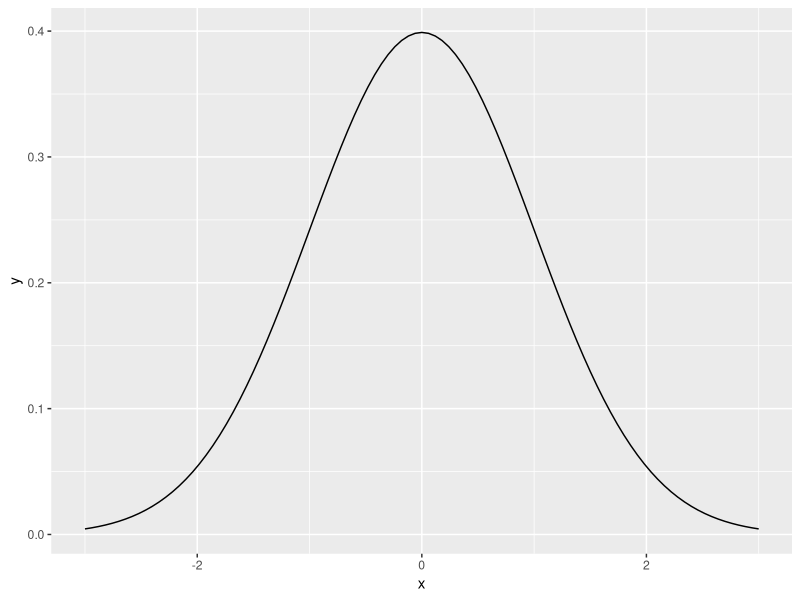
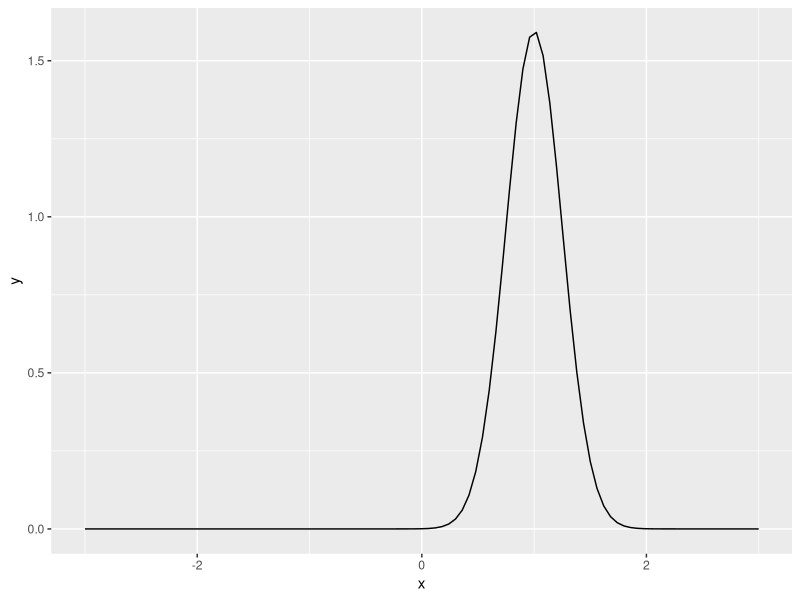
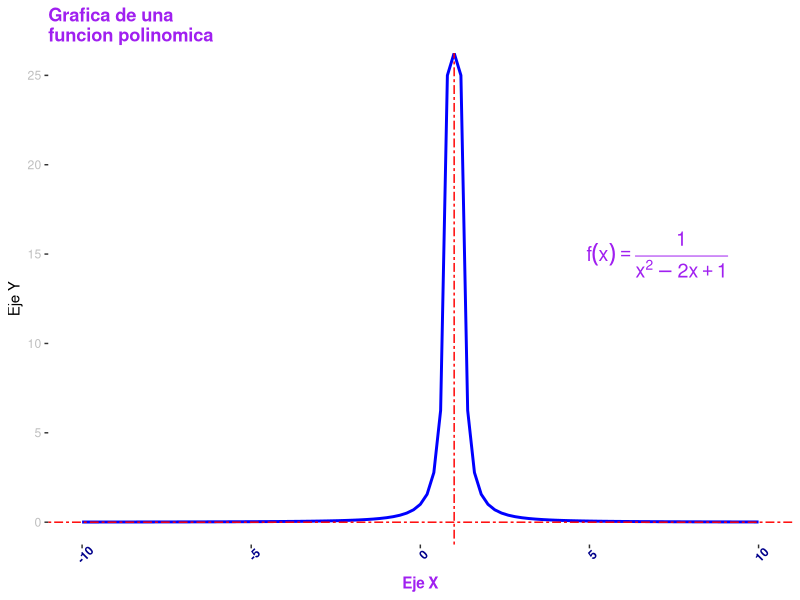
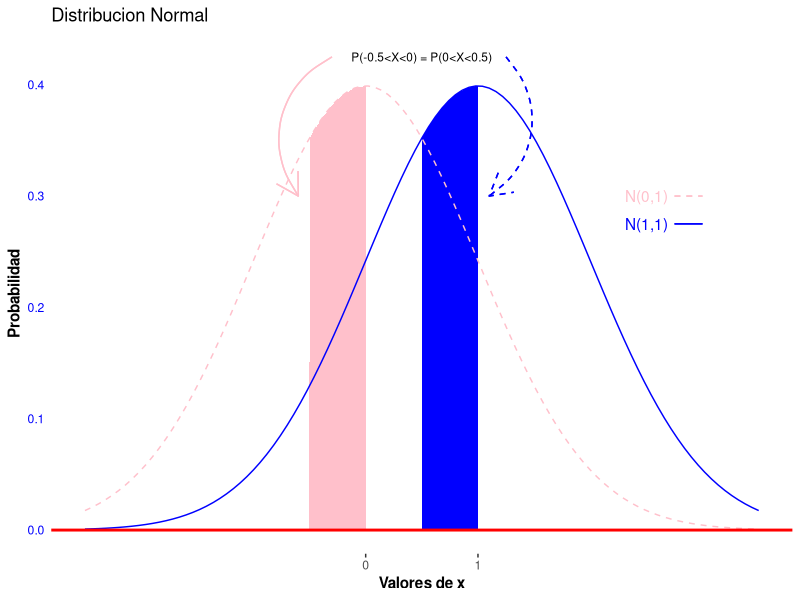

Here is the R script that generated these plots, in order:
## ---- chunk 1
knitr::opts_chunk$set(echo = TRUE, warning = FALSE, message = FALSE)
## ---- chunk 2
library(ggplot2)
## ---- chunk 3
ggplot(data.frame(x=c(-3,3)),aes(x=x))+
  stat_function(fun=dnorm)
## ---- chunk 4
# on peut changer les paramètres de la loi normale
ggplot(data.frame(x=c(-3,3)),aes(x=x))+
  stat_function(fun=dnorm, args = list(mean=1, sd=0.25))
## ---- chunk 5
sencilla = function(x){
  (1/(x^2-2*x+1))
}

ggplot(data.frame(x=c(-10,10)),aes(x=x))+
  stat_function(fun=sencilla, colour="blue",lwd=1,linetype=1)+
  labs(title = "Grafica de una \nfuncion polinomica")+
  xlab("Eje X") +
  ylab("Eje Y") +
  # theme_classic()+
  annotate(geom = "text",
           color = "purple",
           size = 5,
           x = 7,
           y=15,
           label = expression(f(x) == frac(1, x^2-2*x+1)))+
  geom_vline(xintercept = 1,color="red",lwd=0.5,linetype=6)+
  geom_hline(yintercept = 0, color = "red", lwd=0.5, linetype=6)+
  theme(plot.title = element_text(
    color = "purple",
    face = "bold"
  ),
  axis.title.x = element_text(
    color = "purple",
    face = "bold"
  ),
  axis.text.x = element_text(
    color = "darkblue",
    face = "bold",
    angle = 45
  ),
  axis.text.y = element_text(
    color = "grey"
  ),
  panel.border = element_blank(),
  panel.background = element_blank())

## ---- chunk 6
ggplot(data.frame(x = c(-2.5, 3.5)), aes(x = x)) +
  geom_area(data = data.frame(x = seq(0.5, 1,by=0.1)),
            aes(x = x, y = dnorm(x, mean = 1, sd = 1)),
            fill = "blue") +
  stat_function(fun = dnorm, args = list(mean = 0, sd = 1), color = "pink", lty="dashed") +
  geom_area(data = data.frame(x = seq(-0.5, 0, by=0.1)),
            aes(x = x, y = dnorm(x, mean = 0, sd = 1)),
            fill = "pink") +
  stat_function(fun = dnorm, args = list(mean = 1, sd = 1), color = "blue") +
  labs(title = "Distribucion Normal") +
  xlab("Valores de x") +
  ylab("Probabilidad") +
  theme(panel.border = element_blank(),
        panel.background = element_blank(),
        axis.title = element_text(face = "bold"),
        axis.text.y = element_text(color = "blue"),
        axis.ticks.y = element_blank()) +
  scale_x_continuous(breaks = c(0, 1)) +
  geom_hline(yintercept = 0, color = "red", lwd = 1, linetype = 1)+
  annotate("text", x=2.5, y = 0.3, label = "N(0,1)", color = "pink")+
  annotate("text", x=2.5, y=0.275, label = "N(1,1)", color ="blue")+
  geom_segment(x=2.75, xend=3, y=0.3, yend=0.3, color="pink", lty="dashed")+
  geom_segment(x=2.75, xend=3, y=0.275, yend=0.275, color="blue")+
  annotate("text",x=0.5, y=0.425, label = "P(-0.5<X<0) = P(0<X<0.5)", size=3)+
  geom_curve(x=-0.3, xend =-0.6, y = 0.425, yend=0.3, colour = "pink", arrow = arrow(), curvature = 0.5)+
  geom_curve(x=1.25, xend =1.1, y = 0.425, yend=0.3, colour = "blue", arrow = arrow(), curvature = -0.5, lty="dashed", lwy=2)


